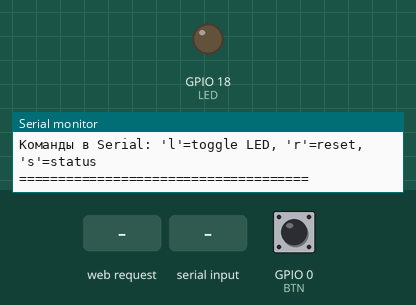
The program below on a simulated ESP32. On the bench: output pins drawn as LEDs (lit = HIGH), the last lines printed to the serial monitor. Inputs (shaded band) come from the test bench; at power-on: GPIO 0 (BTN) HIGH.

Above: at 3.7 s.
3.8 s: GPIO 0 (BTN) pulled LOW for 0.15 s
At 4.5 s:
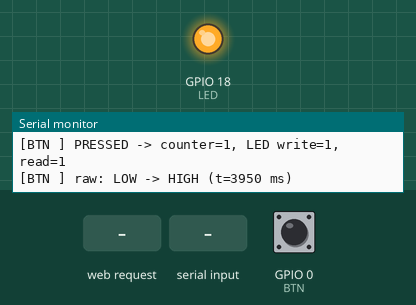
5.4 s: HTTP request GET / received
6.9 s: "l" received over Serial
8.4 s: "L" received over Serial
At 9.6 s:
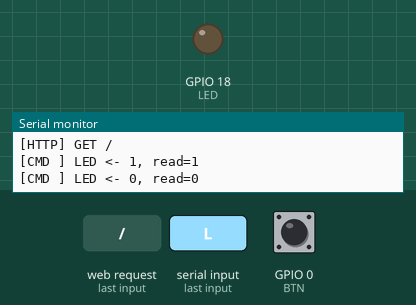
9.9 s: HTTP request GET /click received
11.4 s: GPIO 0 (BTN) pulled LOW for 1 s
At 12.7 s:
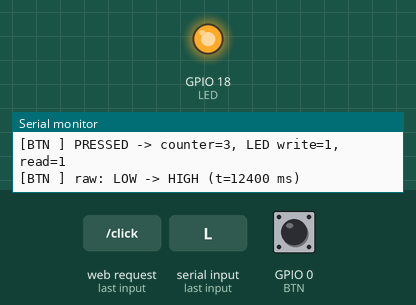
Timing chart, 0 to 14.4 s (numbered marks = the images above; inputs shaded):
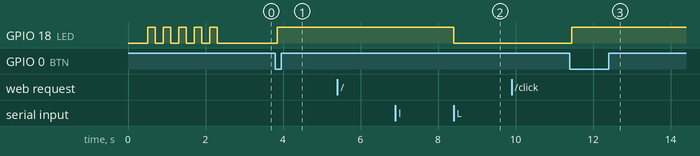

The program:

main.cpp
```cpp
#include <WiFi.h>
#include <WebServer.h>

const char* SSID = "ESP32-Clicker-01";
const int LED = 18;
const int BTN = 0;

WebServer server(80);
int counter = 0;

const char PAGE[] = R"rawliteral(
<!DOCTYPE html><html><head><meta charset="utf-8">
<meta name="viewport" content="width=device-width,initial-scale=1">
<title>ESP32 Clicker</title>
<style>body{font-family:sans-serif;text-align:center;margin-top:10vh}
#n{font-size:20vw}button{font-size:8vw;padding:2vw 8vw;margin:1vw}</style></head>
<body><div id="n">0</div>
<button onclick="send('/click')">Click!</button>
<button onclick="send('/reset')">Reset</button>
<script>
async function send(url){
  const r = await fetch(url, {cache: 'no-store'});
  document.getElementById('n').textContent = await r.text();
}
setInterval(() => send('/count'), 1000);
</script></body></html>
)rawliteral";

void sendNoCache(int code, const char* type, const String& body) {
  server.sendHeader("Cache-Control", "no-store, no-cache, must-revalidate, max-age=0");
  server.sendHeader("Pragma", "no-cache");
  server.sendHeader("Expires", "0");
  server.send(code, type, body);
}

void handleRoot()  { Serial.println("[HTTP] GET /"); sendNoCache(200, "text/html", PAGE); }

void handleClick() {
  counter++;
  int ledLevel = counter % 2;
  Serial.printf("[HTTP] GET /click -> counter=%d, LED write=%d\n", counter, ledLevel);
  digitalWrite(LED, ledLevel);
  Serial.printf("[LED ] read back = %d\n", digitalRead(LED));
  sendNoCache(200, "text/plain", String(counter));
}

void handleCount() {
  Serial.printf("[HTTP] GET /count -> %d\n", counter);
  sendNoCache(200, "text/plain", String(counter));
}

void handleReset() {
  counter = 0;
  digitalWrite(LED, LOW);
  Serial.println("[HTTP] GET /reset -> counter=0");
  sendNoCache(200, "text/plain", String(counter));
}

void handleNotFound() {
  Serial.printf("[HTTP] 404: %s %s\n",
    server.method() == HTTP_GET ? "GET" : "???",
    server.uri().c_str());
  server.send(404, "text/plain", "Not Found");
}

void setup() {
  Serial.begin(115200);
  delay(500);
  Serial.println();
  Serial.println("================ BOOT ================");
  Serial.printf("Chip:   %s rev %d, cores %d\n",
    ESP.getChipModel(), ESP.getChipRevision(), ESP.getChipCores());
  Serial.printf("Flash:  %u bytes\n", (unsigned)ESP.getFlashChipSize());
  Serial.printf("Heap:   %u\n", (unsigned)ESP.getFreeHeap());

  // === LED self-test ===
  pinMode(LED, OUTPUT);
  Serial.printf("[LED ] Self-test on GPIO%d (5 blinks)...\n", LED);
  for (int i = 0; i < 5; i++) {
    digitalWrite(LED, HIGH); delay(200);
    digitalWrite(LED, LOW);  delay(200);
  }
  Serial.println("[LED ] Test done. Нет вспышек? -> не тот пин или active-LOW.");
  Serial.println("[LED ] Если не мигает — попробуйте LED = 2 / 4 / 5 / 15 и active-LOW.");

  // === Button ===
  pinMode(BTN, INPUT_PULLUP);
  Serial.printf("[BTN ] GPIO%d initial: %s\n",
    BTN, digitalRead(BTN) ? "HIGH (released)" : "LOW (pressed?)");

  // === WiFi AP ===
  WiFi.softAP(SSID);
  Serial.printf("[WiFi] AP '%s' started, IP = %s\n",
    SSID, WiFi.softAPIP().toString().c_str());
  Serial.printf("[WiFi] MAC = %s\n", WiFi.macAddress().c_str());

  // === Routes ===
  server.on("/",       handleRoot);
  server.on("/click",  handleClick);
  server.on("/count",  handleCount);
  server.on("/reset",  handleReset);
  server.onNotFound(handleNotFound);
  server.begin();
  Serial.println("[HTTP] Server on port 80");
  Serial.println("=====================================");
  Serial.println("Команды в Serial: 'l'=toggle LED, 'r'=reset, 's'=status");
  Serial.println("=====================================");
}

void loop() {
  server.handleClient();

  // --- Serial commands ---
  if (Serial.available()) {
    int c = Serial.read();
    if (c == 'l' || c == 'L') {
      static int l = 0; l = !l;
      digitalWrite(LED, l);
      Serial.printf("[CMD ] LED <- %d, read=%d\n", l, digitalRead(LED));
    } else if (c == 'r' || c == 'R') {
      counter = 0; digitalWrite(LED, LOW);
      Serial.println("[CMD ] counter reset");
    } else if (c == 's' || c == 'S') {
      Serial.printf("[STAT] counter=%d LED_pin=%d LED_read=%d BTN_read=%d heap=%u\n",
        counter, LED, digitalRead(LED), digitalRead(BTN), (unsigned)ESP.getFreeHeap());
    }
  }

  // --- Raw button state trace (every edge) ---
  static bool lastRawBtn = HIGH;
  bool rawBtn = digitalRead(BTN);
  if (rawBtn != lastRawBtn) {
    Serial.printf("[BTN ] raw: %s -> %s (t=%lu ms)\n",
      lastRawBtn ? "HIGH" : "LOW", rawBtn ? "HIGH" : "LOW",
      (unsigned long)millis());
    lastRawBtn = rawBtn;
  }

  // --- Debounce + edge detection ---
  static bool stableBtn = HIGH;
  static unsigned long lastChange = 0;
  static bool counted = false;

  if (rawBtn != stableBtn) {
    lastChange = millis();
    stableBtn = rawBtn;
    counted = false;
  } else if (!counted && stableBtn == LOW && (millis() - lastChange) > 50) {
    counter++;
    counted = true;
    int ledLevel = counter % 2;
    digitalWrite(LED, ledLevel);
    Serial.printf("[BTN ] PRESSED -> counter=%d, LED write=%d, read=%d\n",
      counter, ledLevel, digitalRead(LED));
  }
}
```

Measured:
- after the input at 3.8 s, GPIO 18 (LED): LOW → HIGH after 0.05 s
- after the input at 8.4 s, GPIO 18 (LED): HIGH → LOW at once
- after the input at 11.4 s, GPIO 18 (LED): LOW → HIGH after 0.05 s
